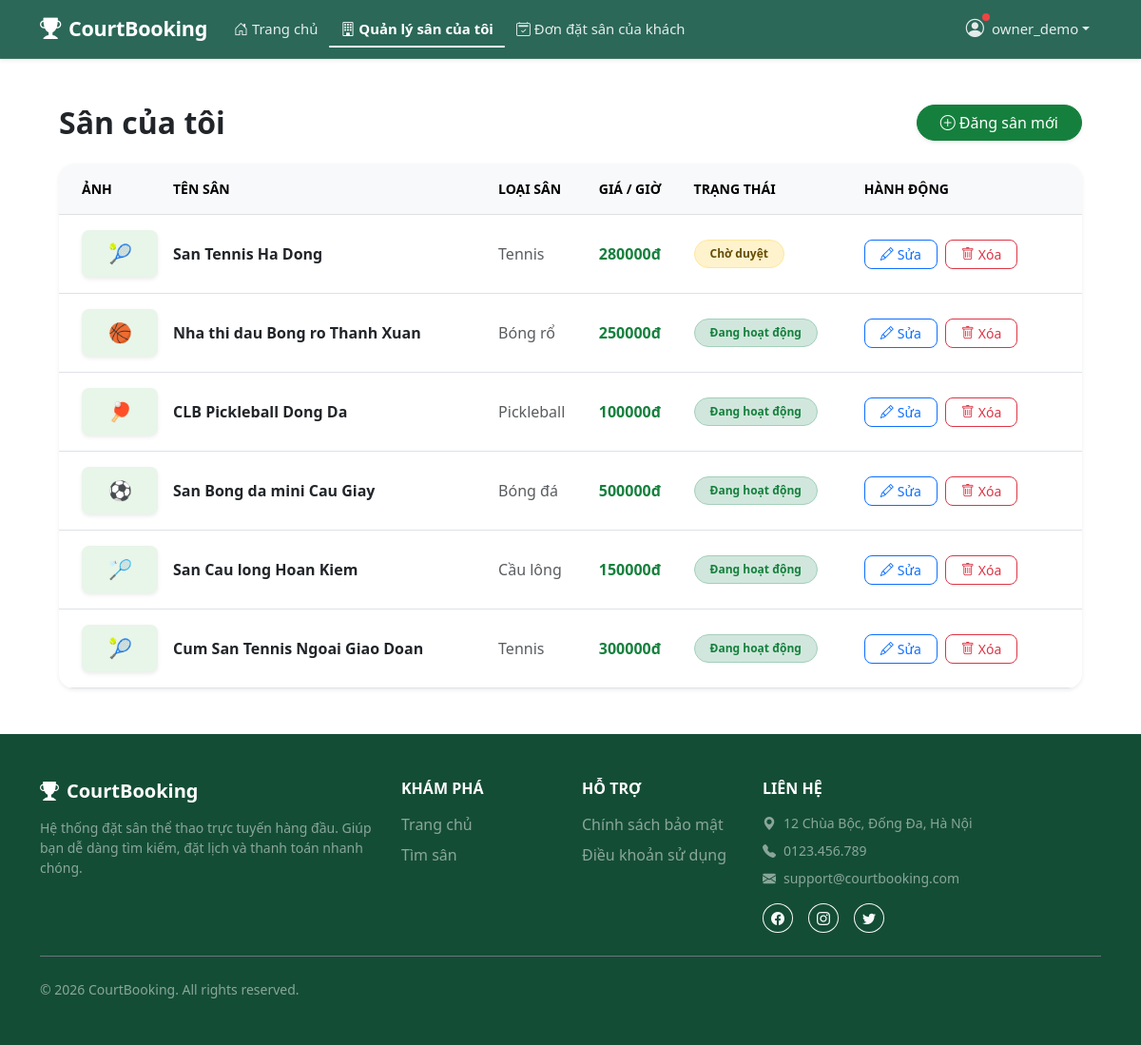
/my/ (signed in), run on the app's committed database.
### accounts/models.py (models this page shows, shortened)
class User(AbstractUser):
    ROLE_CHOICES = [
        ('guest',  'Khách'),
        ('player', 'Người chơi'),
        ('owner',  'Chủ sân'),
        ('admin',  'Quản trị'),
    ]
    phone = models.CharField(max_length=15, blank=True)
    role  = models.CharField(max_length=10, choices=ROLE_CHOICES, default='player')

### courts/models.py (models this page shows, shortened)
class Court(models.Model):
    COURT_TYPE_CHOICES = [
        ('badminton',  'Cầu lông'),
        ('football',   'Bóng đá'),
        ('pickleball', 'Pickleball'),
        ('basketball', 'Bóng rổ'),
        ('tennis',     'Tennis'),
    ]
    DISTRICT_CHOICES = [
        ('cau_giay',     'Cầu Giấy'),
        ('dong_da',      'Đống Đa'),
        ('hai_ba_trung', 'Hai Bà Trưng'),
        ('hoan_kiem',    'Hoàn Kiếm'),
        ('thanh_xuan',   'Thanh Xuân'),
        ('ha_dong',      'Hà Đông'),
        ('bac_tu_liem',  'Bắc Từ Liêm'),
        ('nam_tu_liem',  'Nam Từ Liêm'),
        ('khac',         'Khác'),
    ]
    name           = models.CharField(max_length=200, verbose_name='Tên sân')
    court_type     = models.CharField(max_length=20, choices=COURT_TYPE_CHOICES, verbose_name='Loại sân')
    address        = models.CharField(max_length=300, verbose_name='Địa chỉ')
    district       = models.CharField(max_length=20, choices=DISTRICT_CHOICES, default='khac',
                                      blank=True, verbose_name='Quận/Huyện')
    description    = models.TextField(blank=True, verbose_name='Mô tả')
    price_per_hour = models.DecimalField(max_digits=10, decimal_places=0, verbose_name='Giá thuê/giờ (VNĐ)')
    image          = models.ImageField(upload_to='courts/', blank=True, null=True, verbose_name='Ảnh sân')
    is_active      = models.BooleanField(default=True, verbose_name='Đang hoạt động')
    owner          = models.ForeignKey(
        settings.AUTH_USER_MODEL,
        on_delete=models.SET_NULL,
        null=True,
        blank=True,
        related_name='owned_courts',
        verbose_name='Chủ sân',
    )
    created_at     = models.DateTimeField(auto_now_add=True, verbose_name='Ngày tạo')
    class Meta:
        ordering = ['-created_at']
        verbose_name = 'Sân'
        verbose_name_plural = 'Danh sách sân'

### courts/views.py (the view)
# urls.py: path('my/', views.my_court_list, name='my_court_list'),
def my_court_list(request):
    if request.session.get('role') != 'owner':
        return redirect('accounts:login')
    courts_qs   = Court.objects.filter(owner=request.user).order_by('-id')
    paginator   = Paginator(courts_qs, 10)
    page_number = request.GET.get('page')
    page_obj    = paginator.get_page(page_number)
    return render(request, 'courts/my_court_list.html', {'page_obj': page_obj})

### courts/templates/courts/my_court_list.html (shortened to what this page needs)
{% extends 'base.html' %}
{% load humanize %}
{% block content %}
<div class="container my-5" style="max-width: 1100px;">
    <div class="d-flex justify-content-between align-items-center mb-4">
        <h2 class="fw-bold mb-0">Sân của tôi</h2>
        <a href="{% url 'courts:court_create' %}" class="btn btn-success rounded-pill px-4 shadow-sm">
            <i class="bi bi-plus-circle me-1"></i>Đăng sân mới
        </a>
    </div>
    {% if page_obj %}
        <div class="card shadow-sm border-0 rounded-4 overflow-hidden mb-4">
            <div class="table-responsive">
                <table class="table table-hover align-middle mb-0">
                    <thead class="table-light text-muted small text-uppercase">
                        <tr class="text-start">
                            <th style="width:100px;" class="ps-4 py-3">Ảnh</th>
                            <th class="py-3">Tên sân</th>
                            <th class="py-3">Loại sân</th>
                            <th class="py-3">Giá / giờ</th>
                            <th class="py-3">Trạng thái</th>
                            <th class="py-3 pe-4">Hành động</th>
                        </tr>
                    </thead>
                    <tbody>
                        {% for court in page_obj %}
                        <tr>
                            <td class="ps-4 py-3">
                                {% if court.image %}
                                    <img src="{{ court.image.url }}" alt="{{ court.name }}"
                                         class="rounded-3 shadow-sm"
                                         style="width:80px; height:50px; object-fit:cover;">
                                {% else %}
                                    <div class="d-flex align-items-center justify-content-center rounded-3 shadow-sm"
                                         style="width:80px; height:50px; background:#e8f5e9; font-size:20px;">
                                        {% if court.court_type == 'badminton' %}🏸
                                        {% elif court.court_type == 'football' %}⚽
                                        {% elif court.court_type == 'pickleball' %}🏓
                                        {% elif court.court_type == 'basketball' %}🏀
                                        {% elif court.court_type == 'tennis' %}🎾
                                        {% else %}🏟️{% endif %}
                                    </div>
                                {% endif %}
                            </td>
                            <td class="py-3"><span class="fw-bold text-dark">{{ court.name }}</span></td>
                            <td class="py-3 text-muted">{{ court.get_court_type_display }}</td>
                            <td class="py-3 text-success fw-bold">{{ court.price_per_hour|intcomma }}đ</td>
                            <td class="py-3">
                                {% if court.is_active %}
                                    <span class="badge rounded-pill bg-success-subtle text-success border border-success-subtle px-3 py-2">Đang hoạt động</span>
                                {% else %}
                                    <span class="badge rounded-pill bg-warning-subtle text-warning-emphasis border border-warning-subtle px-3 py-2">Chờ duyệt</span>
                                {% endif %}
                            </td>
                            <td class="py-3 pe-4">
                                <div class="d-flex gap-2">
                                    <a href="{% url 'courts:court_update' court.pk %}"
                                       class="btn btn-sm btn-outline-primary rounded-3 px-3">
                                        <i class="bi bi-pencil me-1"></i>Sửa
                                    </a>
                                    <a href="{% url 'courts:court_delete' court.pk %}"
                                       class="btn btn-sm btn-outline-danger rounded-3 px-3">
                                        <i class="bi bi-trash me-1"></i>Xóa
                                    </a>
                                </div>
                            </td>
                        </tr>
                        {% endfor %}
                    </tbody>
                </table>
            </div>
        </div>
    {% else %}
        {% include 'partials/empty_state.html' with icon='bi-building-add' title='Chưa có sân nào' description='Bạn chưa đăng sân nào. Bấm nút để bắt đầu.' cta_url='/courts/add/' cta_text='Đăng sân mới' %}
    {% endif %}
</div>
{% endblock %}

### templates/partials/header.html (shortened to what this page needs)
<nav class="navbar navbar-expand-lg navbar-dark shadow-sm sticky-top" style="background-color: rgba(6, 78, 59, 0.85) !important; backdrop-filter: blur(12px); -webkit-backdrop-filter: blur(12px); border-bottom: 1px solid rgba(255, 255, 255, 0.1);">
    <div class="container">
        <a class="navbar-brand fw-bold d-flex align-items-center" href="{% url 'courts:court_list' %}">
            <i class="bi bi-trophy-fill me-2" style="font-size: 1.4rem;"></i>
            CourtBooking
        </a>
        <div class="collapse navbar-collapse" id="navbarMain">
            <ul class="navbar-nav me-auto mb-2 mb-lg-0">
                <li class="nav-item">
                    <a class="nav-link {% if request.resolver_match.view_name == 'courts:court_list' %}active-link{% endif %}" href="{% url 'courts:court_list' %}">
                        <i class="bi bi-house-door me-1"></i>Trang chủ
                    </a>
                </li>
                {% if user.is_authenticated %}
                    {% if request.session.role == 'owner' %}
                    <li class="nav-item">
                        <a class="nav-link {% if request.resolver_match.view_name == 'courts:my_court_list' %}active-link{% endif %}" href="{% url 'courts:my_court_list' %}">
                            <i class="bi bi-building me-1"></i>Quản lý sân của tôi
                        </a>
                    </li>
                    <li class="nav-item">
                        <a class="nav-link {% if request.resolver_match.view_name == 'bookings:owner_booking_list' %}active-link{% endif %}" href="{% url 'bookings:owner_booking_list' %}">
                            <i class="bi bi-calendar2-check me-1"></i>Đơn đặt sân của khách
                        </a>
                    </li>
                    {% endif %}
                {% endif %}
            </ul>
            <ul class="navbar-nav ms-auto mb-2 mb-lg-0">
                {% if user.is_authenticated %}
                    <li class="nav-item dropdown">
                        <a class="nav-link dropdown-toggle d-flex align-items-center"
                           href="#" role="button"
                           data-bs-toggle="dropdown" aria-expanded="false">
                            <span class="position-relative d-inline-block me-1">
                                <i class="bi bi-person-circle" style="font-size: 1.2rem;"></i>
                                <span class="notify-dot"></span>
                            </span>
                            {{ user.username }}
                        </a>
                    </li>
                {% endif %}
            </ul>
        </div>
    </div>
</nav>

### static/css/style.css (style rules this page uses)
:root { --primary: #15803d; --primary-dark: #0f6030; --primary-light: #dcfce7; --primary-muted: rgba(21, 128, 61, 0.06); --text-muted: #6b7280; --border: #e5e7eb; --shadow-sm: 0 1px 3px rgba(0,0,0,.08), 0 1px 2px rgba(0,0,0,.05); --shadow-md: 0 4px 12px rgba(0,0,0,.12), 0 2px 6px rgba(0,0,0,.07); --shadow-hover: 0 8px 24px rgba(0,0,0,.14), 0 4px 8px rgba(0,0,0,.08); --radius-card: 14px; --radius-img: 12px 12px 0 0; }
.card, .btn, a { transition: all 0.2s ease; }
.navbar { background-color: var(--primary) !important; box-shadow: 0 2px 8px rgba(0,0,0,.15); }
.navbar-brand { font-size: 1.35rem; letter-spacing: -.3px; }
.navbar .nav-link { color: rgba(255,255,255,.88) !important; font-size: .93rem; padding-left: .75rem !important; padding-right: .75rem !important; }
.btn-success, .btn-outline-success:hover { background-color: var(--primary); border-color: var(--primary); }
.text-success { color: var(--primary) !important; }
html { scroll-behavior: smooth; }
body { animation: pageFadeIn 0.4s ease-out; }
.navbar { transition: box-shadow 0.25s ease !important; }
.btn { transition: transform 0.15s ease, box-shadow 0.15s ease, background-color 0.2s ease, border-color 0.2s ease !important; }
.notify-dot { position: absolute; top: -2px; right: -2px; width: 8px; height: 8px; background-color: #ef4444; border-radius: 50%; animation: pulseDot 2s cubic-bezier(0.4, 0, 0.6, 1) infinite; }
.navbar-nav .nav-link { position: relative; transition: all 0.3s ease-in-out !important; display: inline-flex !important; align-items: center; }
.navbar-nav .nav-link i { margin-right: 0.25rem !important; transition: margin-right 0.3s ease-in-out !important; }
.navbar-nav .nav-link.active-link { color: #ffffff !important; font-weight: 700; }
.navbar-nav .nav-link.active-link::after { content: ''; position: absolute; bottom: 0px; left: 0; width: 100%; height: 2px; background-color: #ffffff; border-radius: 2px; transition: width 0.3s ease-in-out; }

### data on the page
User: username "owner_demo"
Court: name "San Tennis Ha Dong", court_type "Tennis", price_per_hour "280000", is_active "Chờ duyệt"
Court: name "Nha thi dau Bong ro Thanh Xuan", court_type "Bóng rổ", price_per_hour "250000", is_active "Đang hoạt động"
Court: name "CLB Pickleball Dong Da", court_type "Pickleball", price_per_hour "100000", is_active "Đang hoạt động"
Court: name "San Bong da mini Cau Giay", court_type "Bóng đá", price_per_hour "500000", is_active "Đang hoạt động"
Court: name "San Cau long Hoan Kiem", court_type "Cầu lông", price_per_hour "150000", is_active "Đang hoạt động"
Court: name "Cum San Tennis Ngoai Giao Doan", court_type "Tennis", price_per_hour "300000", is_active "Đang hoạt động"
